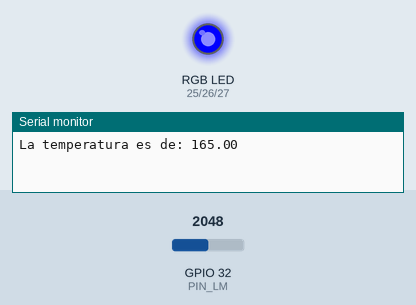
Recording of a sketch running on a simulated ESP32. On the bench: an RGB LED mixed from three pins (HIGH = lit), the last lines printed to the serial monitor. The test bench sets the inputs (shaded band); at power-on: GPIO 32 (PIN_LM) = 2048.

Above: at 3.8 s.
3.9 s: GPIO 32 (PIN_LM) set to 375
7.8 s: GPIO 32 (PIN_LM) set to 361
At 9.4 s:
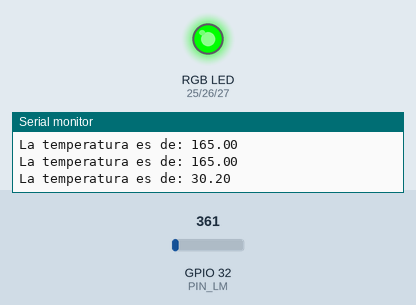
11.7 s: GPIO 32 (PIN_LM) set to 0
At 12.8 s:
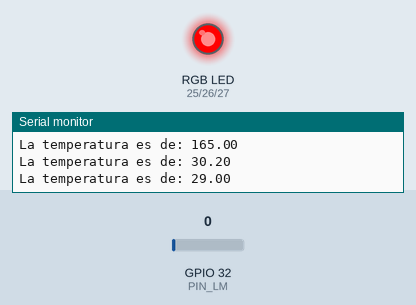
15.6 s: GPIO 32 (PIN_LM) set to 491
At 18.6 s:
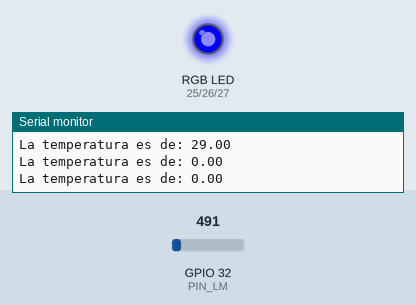
Timing chart, 0 to 20.1 s (numbered marks = the images above; inputs shaded):
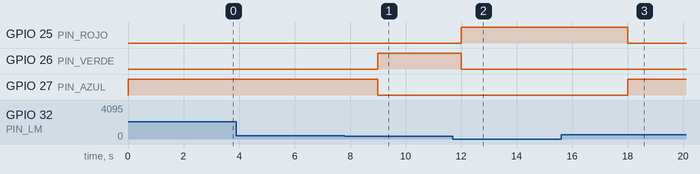

The sketch:

LM35_RGB.ino
```cpp
int PIN_LM = 32;
int PIN_ROJO = 25;
int PIN_VERDE = 26;
int PIN_AZUL = 27;

void setup() {
  // put your setup code here, to run once:
  Serial.begin(115200);
  pinMode(PIN_LM, INPUT);
  pinMode(PIN_ROJO, OUTPUT);
  pinMode(PIN_VERDE, OUTPUT);
  pinMode(PIN_AZUL, OUTPUT);
}


void alarma(float res){
  digitalWrite(PIN_ROJO, LOW);
  digitalWrite(PIN_VERDE, LOW);
  digitalWrite(PIN_AZUL, LOW);

  if(res < 28){
    digitalWrite(PIN_ROJO, HIGH);
    delay(1000);
  }else if(res >= 28 && res <= 29){
    digitalWrite(PIN_VERDE, HIGH);
    delay(1000);
  }else{
    digitalWrite(PIN_AZUL, HIGH);
    delay(1000);
  }
}

void loop() {
  // put your main code here, to run repeatedly:

  float numerador = analogReadMilliVolts(PIN_LM);
  float resultado = numerador /10.0;

  alarma(resultado);
  Serial.print("La temperatura es de: ");
  Serial.println(resultado);


  delay(2000);
}
```

Measured:
- the behaviour switches between 362 and 361 on GPIO 32 (PIN_LM) (found by bisection; images 0 and 1)
- after the input at 7.8 s, GPIO 26 (PIN_VERDE): LOW → HIGH after 1.2 s; GPIO 27 (PIN_AZUL): HIGH → LOW after 1.2 s
- after the input at 11.7 s, GPIO 25 (PIN_ROJO): LOW → HIGH after 0.30 s; GPIO 26 (PIN_VERDE): HIGH → LOW after 0.30 s
- after the input at 15.6 s, GPIO 25 (PIN_ROJO): HIGH → LOW after 2.4 s; GPIO 27 (PIN_AZUL): LOW → HIGH after 2.4 s
